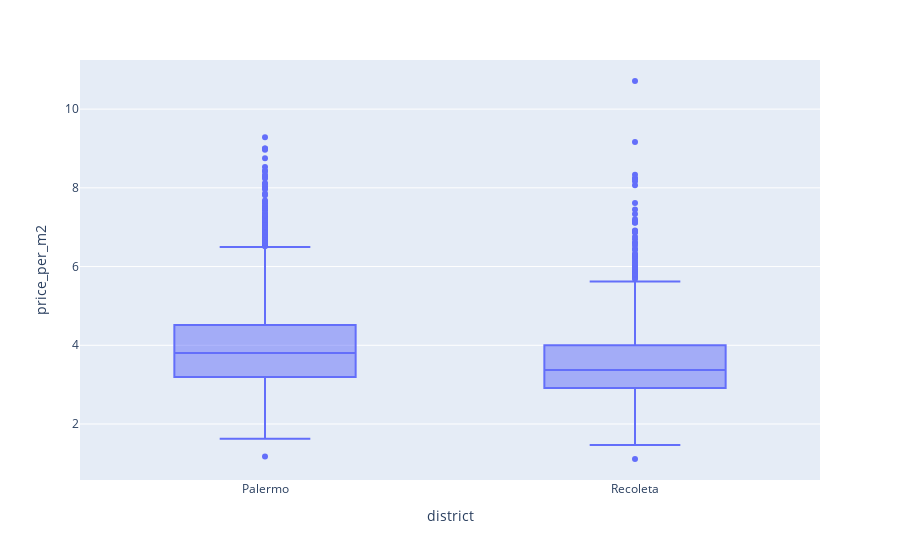

Notebook code for this chart:
### Code cell
px.box(pal_vs_rec, x='district', y='price_per_m2')

### Figure 1 — Plotly figure (JSON) as saved in the notebook; plotly's stock layout.template omitted (floating-point values rounded to 4 significant figures; data arrays with more than 128 entries replaced by an {"elided": "..."} marker saying what was removed)
{"data": [{"alignmentgroup": "True", "hovertemplate": "district=%{x}<br>price_per_m2=%{y}<extra></extra>", "legendgroup": "", "marker": {"color": "#636efa"}, "name": "", "notched": false, "offsetgroup": "", "orientation": "v", "showlegend": false, "type": "box", "x": {"elided": "4761 str values"}, "x0": " ", "xaxis": "x", "y": {"elided": "4761 float values"}, "y0": " ", "yaxis": "y"}], "layout": {"boxmode": "group", "legend": {"tracegroupgap": 0}, "margin": {"t": 60}, "xaxis": {"anchor": "y", "domain": [0, 1], "title": {"text": "district"}}, "yaxis": {"anchor": "x", "domain": [0, 1], "title": {"text": "price_per_m2"}}}}
